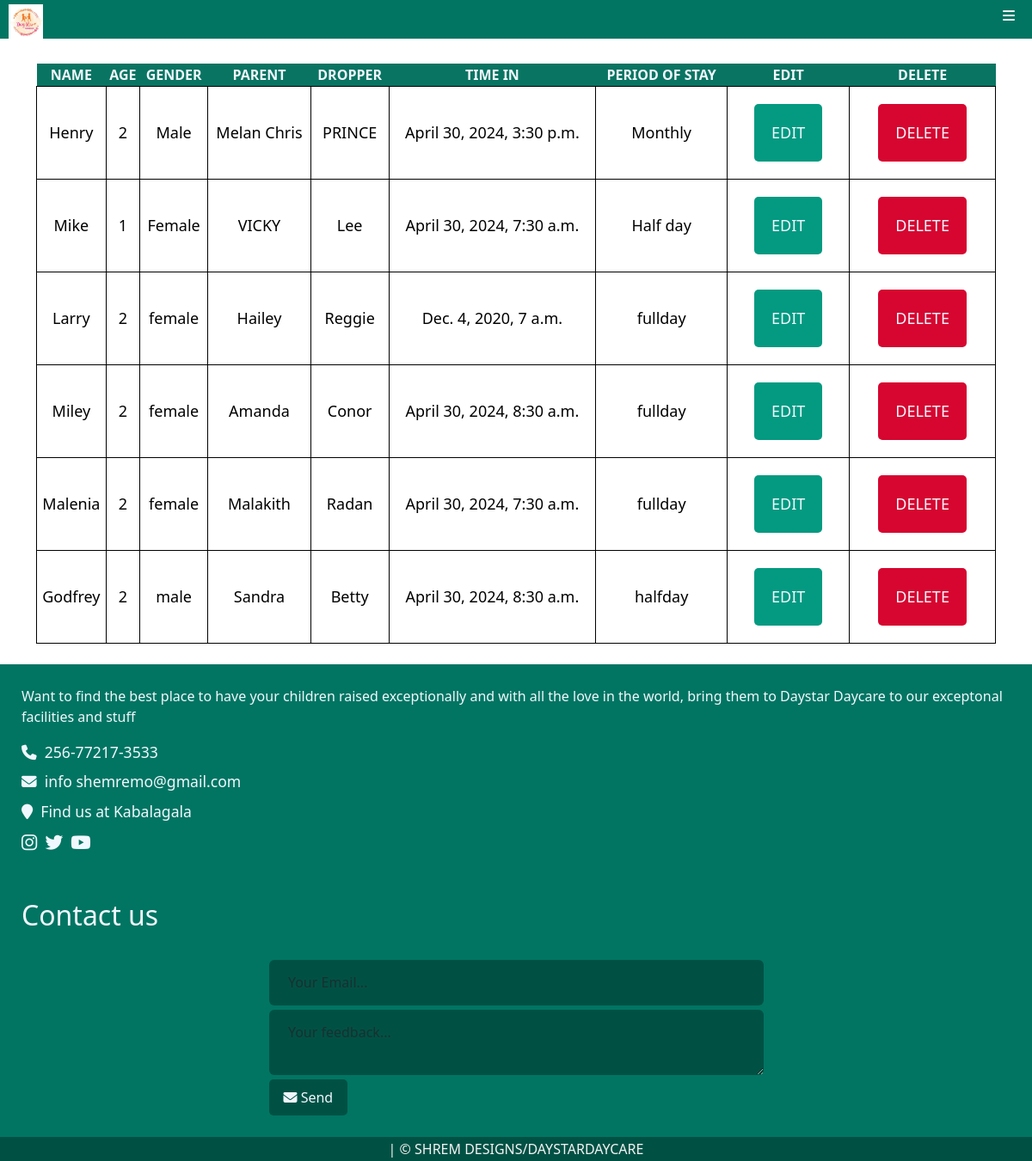
The app's page /babystatus/ (signed in), older data.
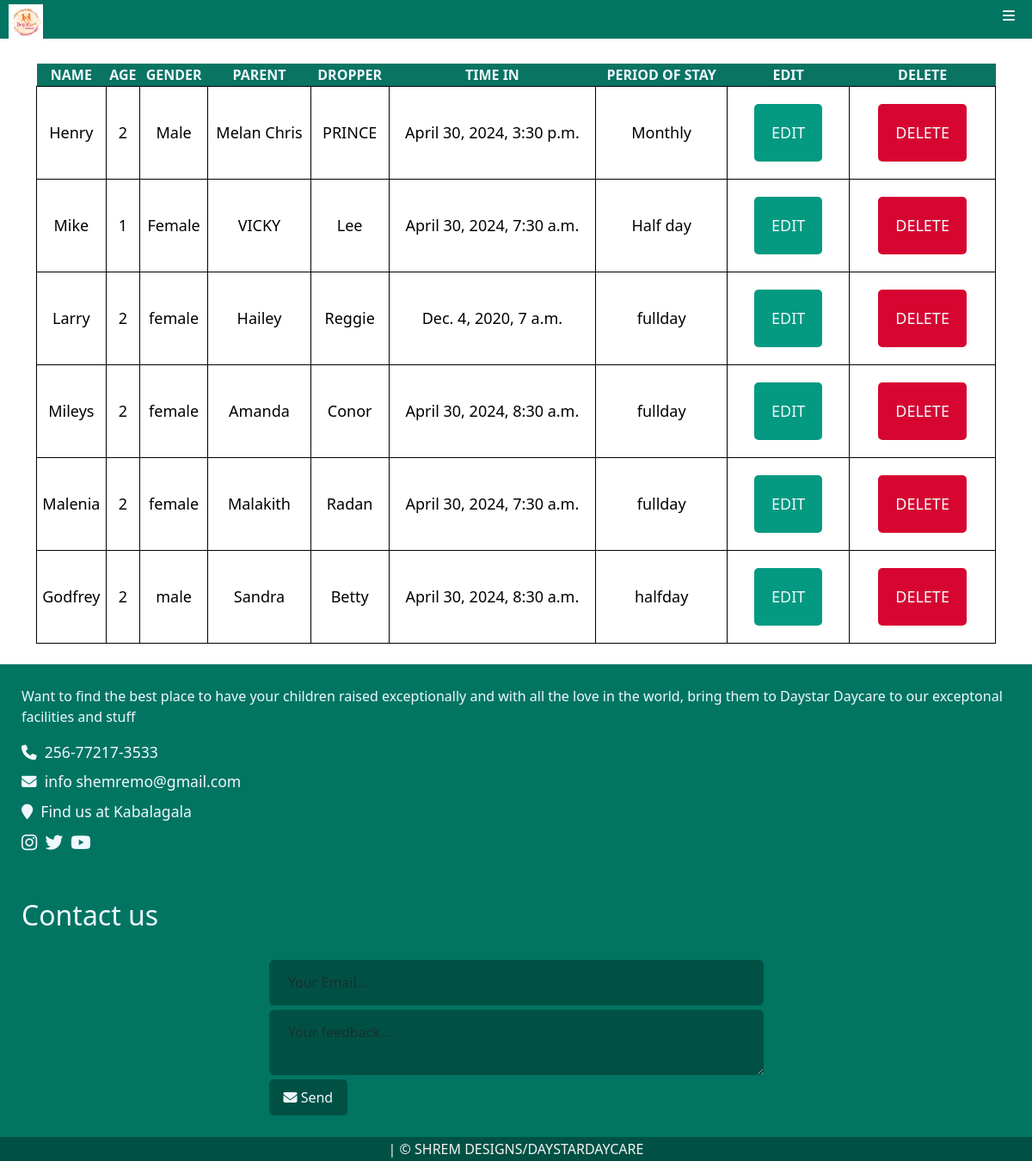
The same page, newer data.
### Daystarapp/models.py (models this page shows, shortened)
class Babiesreg(models.Model):
    GENDER_CHOICES = [
        ('male', 'Male'),
        ('female', 'Female'),
    ]
    STAY_CHOICES = [
        ('fullday', 'Full day'),
        ('halfday', 'Half day'),
        ('monthly', 'Monthly'),
    ]
    babyname = models.CharField(max_length=100, null=True, blank=True)
    babyage = models.IntegerField(null=True, blank=True)
    baby_gender = models.CharField(max_length=100, null=True, blank=True, choices= GENDER_CHOICES)
    babyloc = models.CharField(max_length=100, null=True, blank=True)
    babyparent = models.CharField(max_length=100, null=True, blank=True)
    babyno = models.IntegerField(null=True, blank=True)
    dropper = models.CharField(max_length=100, null=True, blank=True)
    timein = models.DateTimeField(null=True, blank=True)
    period_of_stay = models.CharField(max_length=10,null=True, blank=True, choices=STAY_CHOICES)
    babypay = models.IntegerField( null=True, blank=True)

### Daystarapp/views.py (the view)
# urls.py: path('babystatus/', views.babyview, name='babyview'),
@login_required(login_url='index')
def babyview(request):
    babies = Babiesreg.objects.all()
    return render(request, 'Daystarapp/babystatus.html', {'babies': babies})

### Daystarapp/templates/Daystarapp/babystatus.html (shortened to what this page needs)
{% extends 'Daystarapp/base.html' %}
{% load crispy_forms_tags %}
{% load static %}
{% load bootstrap5 %}
{% block content%}
<br>
<div class="container" style="min-height: 500px;">
  <div style="overflow-x: auto;">
    <table style="width: 100%; background-color: white;">
        <tr>
            <th>NAME</th>
            <th>AGE</th>
            <th>GENDER</th>
            <th>PARENT</th>
            <th>DROPPER</th>
            <th>TIME IN</th>
            <th>PERIOD OF STAY</th>
            <th>EDIT</th>
            <th>DELETE</th>
        </tr>
        {% for kids in babies %}
        <tr>
            <td>{{kids.babyname}}</td>
            <td>{{kids.babyage}}</td>
            <td>{{kids.baby_gender}}</td>
            <td>{{kids.babyparent}}</td>
            <td>{{kids.dropper}}</td>
            <td>{{kids.timein}}</td>
            <td>{{kids.period_of_stay}}</td>
            <td><a href="/editbabyview/{{kids.id}}"><button type="submit" class="edbutton">EDIT</button></a></td>
            <td><a href="/deletebabyview/{{kids.id}}"><button type="submit"  style="background-color: rgb(214, 6, 48);">DELETE</button></a></td>
        </tr>
        {% endfor %}
    </table>
    <br>
  </div>
</div>
{% endblock %}

Row changes from the older to the newer data that the page shows:
changed Babiesreg "Amanda": babyname "Miley" → "Mileys"
